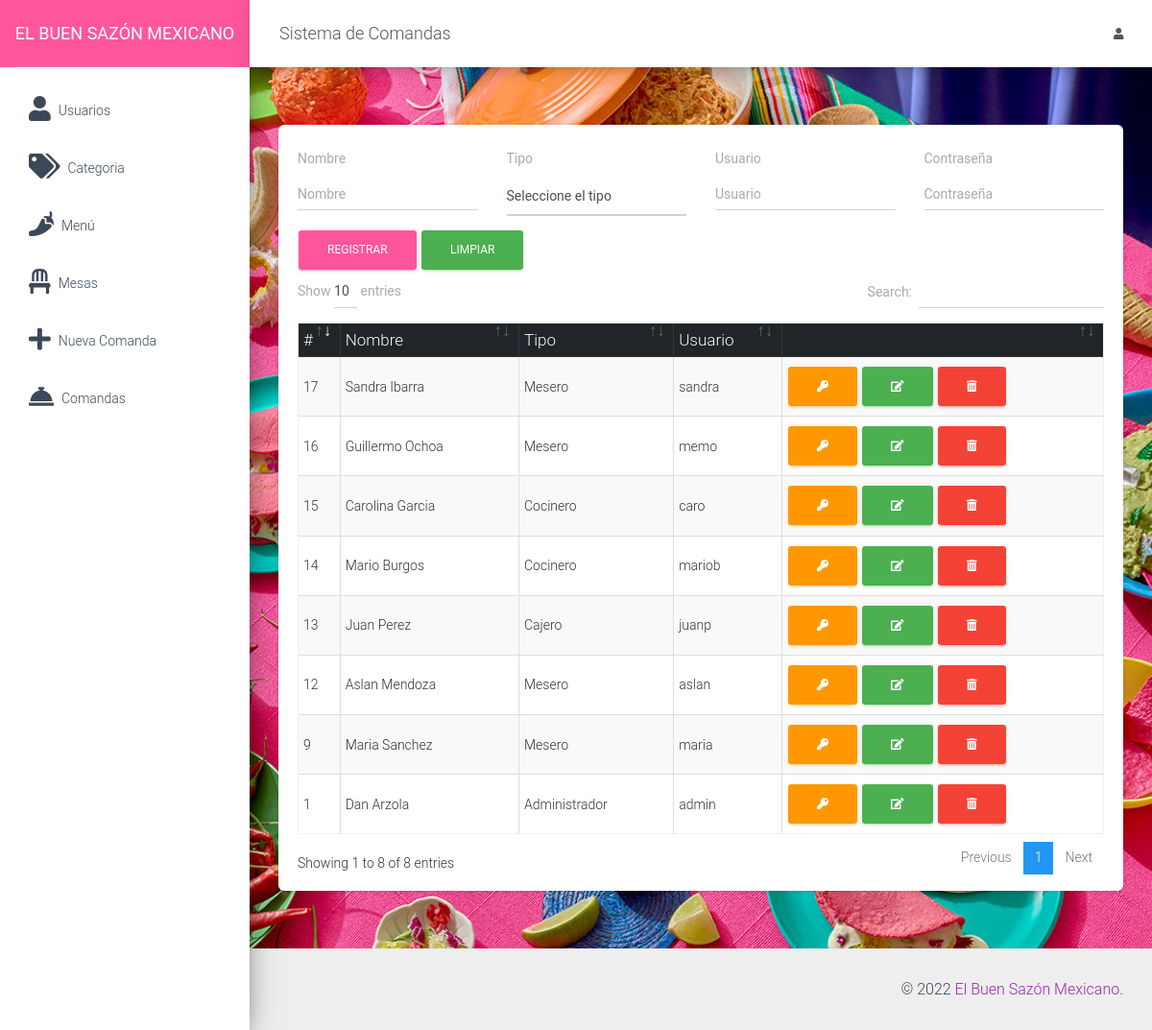
Screenshot of /src/usuarios.php (signed in) with the database file from the repository.
### tables this page shows
CREATE TABLE `usuario` (
  `idusuario` int(11) NOT NULL,
  `nombre` varchar(100) NOT NULL,
  `tipoUsuario` varchar(100) NOT NULL,
  `usuario` varchar(20) NOT NULL,
  `clave` varchar(50) NOT NULL
);

### src/usuarios.php (the view, shortened to what this page needs)
<?php
include "../conexion.php";
include "includes/header.php";
?>
<div class="card">
    <div class="card-body">
        <form action="" method="post" autocomplete="off" id="formulario">
            <div class="row">
                <div class="col-md-3">
                    <div class="form-group">
                        <label for="nombre">Nombre</label>
                        <input type="text" class="form-control" placeholder="Nombre" name="nombre" id="nombre">
                    </div>
                </div>
                <div class="col-md-3">
                    <div class="form-group">
                        <label for="tipoUsuario">Tipo</label>
                        <select class="form-control" name="tipoUsuario" id="tipoUsuario" required>
                            <option value=0>Seleccione el tipo</option>
                        </select>
                    </div>
                </div>
                <div class="col-md-3">
                    <div class="form-group">
                        <label for="usuario">Usuario</label>
                        <input type="text" class="form-control" placeholder="Usuario" name="usuario" id="usuario">
                    </div>
                </div>
                <div class="col-md-3">
                    <div class="form-group">
                        <label for="clave">Contraseña</label>
                        <input type="password" class="form-control" placeholder="Contraseña" name="clave" id="clave">
                    </div>
                </div>
            </div>
            <input type="submit" value="Registrar" class="btn btn-primary" id="btnAccion">
            <input type="button" value="Limpiar" class="btn btn-success" id="btnNuevo" onclick="limpiar()">
        </form>
<div class="table-responsive">
    <table class="table table-hover table-striped table-bordered mt-2" id="tbl">
        <thead class="thead-dark">
            <tr>
                <th>#</th>
                <th>Nombre</th>
                <th>Tipo</th>
                <th>Usuario</th>
                <th></th>
            </tr>
        </thead>
        <tbody>
            <?php
            $query = mysqli_query($conexion, "SELECT * FROM usuario");
            $result = mysqli_num_rows($query);
            if ($result > 0) {
                while ($data = mysqli_fetch_assoc($query)) { ?>
                    <tr>
                        <td><?php echo $data['idusuario']; ?></td>
                        <td><?php echo $data['nombre']; ?></td>
                        <td><?php echo $data['tipoUsuario']; ?></td>
                        <td><?php echo $data['usuario']; ?></td>
                        <td>
                            <a href="rol.php?id=<?php echo $data['idusuario']; ?>" class="btn btn-warning"><i class='fas fa-key'></i></a>
                            <a href="#" onclick="editarUsuario(<?php echo $data['idusuario']; ?>)" class="btn btn-success"><i class='fas fa-edit'></i></a>
                            <form action="eliminar_usuario.php?id=<?php echo $data['idusuario']; ?>" method="post" class="confirmar d-inline">
                                <button class="btn btn-danger" type="submit"><i class='fas fa-trash-alt'></i> </button>
                            </form>
                        </td>
                    </tr>
            <?php }
            } ?>
        </tbody>
    </table>
</div>
    </div>
</div>
<?php include_once "includes/footer.php"; ?>

### rows the page displays
usuario: idusuario "1", nombre "Dan Arzola", tipoUsuario "Administrador", usuario "admin"
usuario: idusuario "9", nombre "Maria Sanchez", tipoUsuario "Mesero", usuario "maria"
usuario: idusuario "12", nombre "Aslan Mendoza", tipoUsuario "Mesero", usuario "aslan"
usuario: idusuario "13", nombre "Juan Perez", tipoUsuario "Cajero", usuario "juanp"
usuario: idusuario "14", nombre "Mario Burgos", tipoUsuario "Cocinero", usuario "mariob"
usuario: idusuario "15", nombre "Carolina Garcia", tipoUsuario "Cocinero", usuario "caro"
usuario: idusuario "16", nombre "Guillermo Ochoa", tipoUsuario "Mesero", usuario "memo"
usuario: idusuario "17", nombre "Sandra Ibarra", tipoUsuario "Mesero", usuario "sandra"
